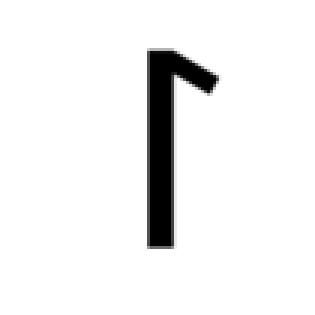
#> input picture input/digital/21.png, 105 x 105 px, given in place of 1.png, which was not available (shown 3 times larger)
$ python prepare-output.py
#> lines starting #> are read from the running program, lines starting #| are printed output that depends on the picture; pictures that were not available may be replaced by others from this repository, and a replacement may not be noted
from PIL import Image, ImageOps
import os

# where corresponding fonts images of Anglo-Saxon_Futhorc stored
DIGITAL_INPUT_DIR = './input/digital/'
# where actual omniglot dataset resides
HANDWR_INPUT_DIR = './input/handwriting/'
OUTPUT_DIR = './output/'
IMAGE_WIDTH = 105
IMAGE_HEIGHT = 105

# List of digital font images - ignores hidden files
digital_chars = [f for f in os.listdir(DIGITAL_INPUT_DIR) if not f.startswith('.')]
# List of directories which stores an alphabet of actual omniglot dataset.
handwr_char_dirs = sorted([f for f in os.listdir(HANDWR_INPUT_DIR) if not f.startswith('.')])

# loop over chars in an alphabet
for i in range(len(digital_chars)):

    same_char_dir = os.path.join(HANDWR_INPUT_DIR, handwr_char_dirs[i])
    # list of handwriting images of a specific character -relative path
    same_handwr_chars = os.listdir(same_char_dir)
    # Digital font image of given char goes to right on new image
    im_right = Image.open(os.path.join(DIGITAL_INPUT_DIR, str(i+1)+'.png'))
#> im_right is the input picture: PIL image 105x105 RGBA; mean R, G, B, A 239.6, 239.6, 239.6, 255
    # create output in the same format as input omniglot folders
    if not os.path.exists(os.path.join(OUTPUT_DIR, handwr_char_dirs[i])):
        os.makedirs(os.path.join(OUTPUT_DIR, handwr_char_dirs[i]))
    # loop over different handwriting of same char
    for k in same_handwr_chars:
        # handwritten image goes to left in new image
        im_left = Image.open(os.path.join(same_char_dir, k))
        new_im = Image.new('RGB', (IMAGE_WIDTH * 2, IMAGE_HEIGHT))
#> new_im: PIL image 210x105 RGB; every value is 0
        new_im.paste(im_left)
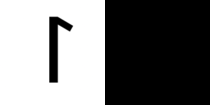
#> new_im: PIL image 210x105 RGB; mean R, G, B 119.8, 119.8, 119.8
        # Paste second image to right side
        new_im.paste(im_right, (IMAGE_WIDTH, 0))
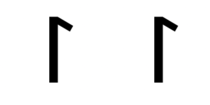
#> new_im: PIL image 210x105 RGB; mean R, G, B 239.6, 239.6, 239.6
        # Invert color since it will be very likely to be used with MNIST in this project
        new_im = ImageOps.invert(new_im)
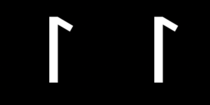
#> new_im: PIL image 210x105 RGB; mean R, G, B 15.4, 15.4, 15.4
        new_im.save(os.path.join(OUTPUT_DIR, handwr_char_dirs[i], 'digital_' + k))
